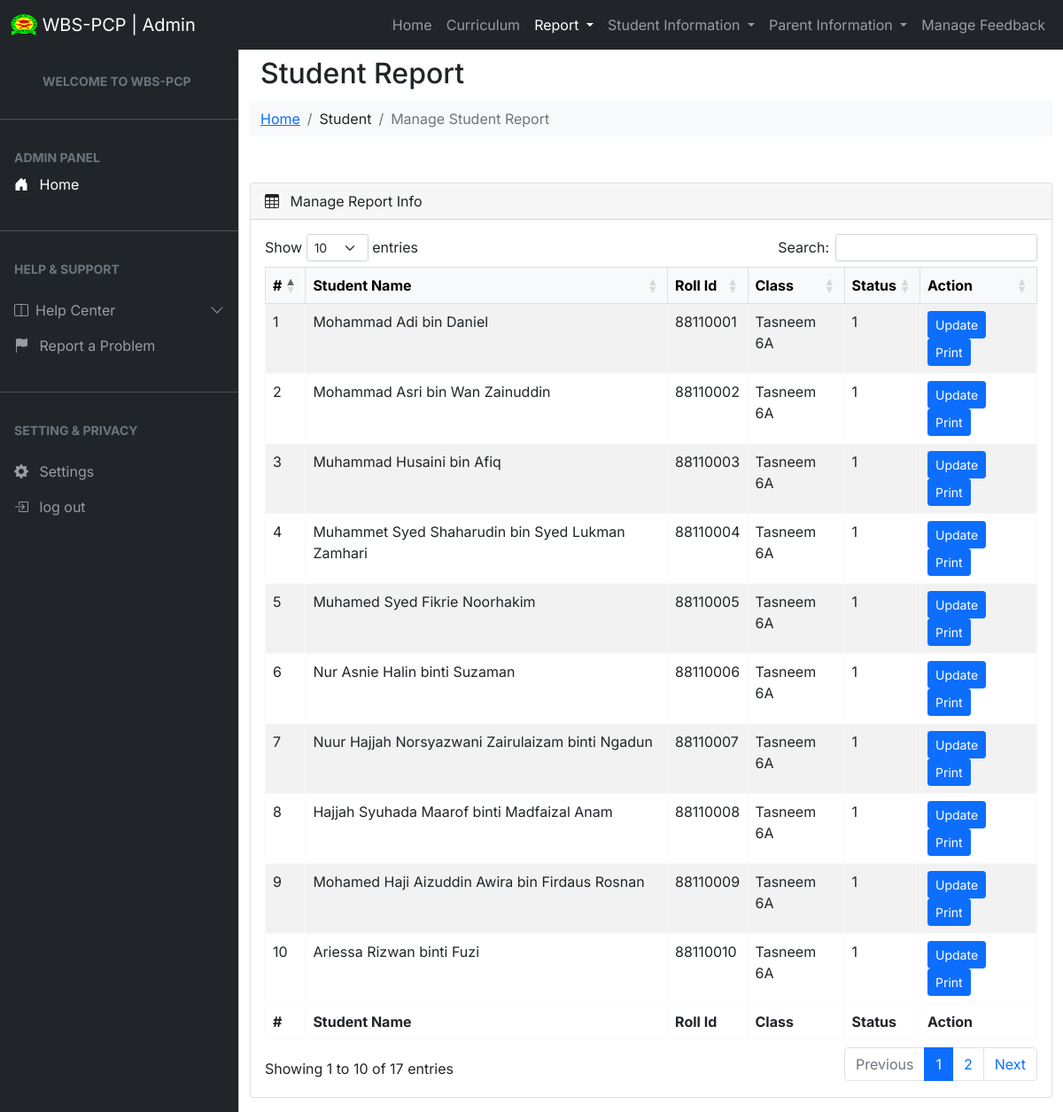
Page /Teacher2/studentReport.php on the committed database.
### tables this page shows
CREATE TABLE `students` (
  `StudentId` int(11) NOT NULL,
  `StudentName` varchar(255) NOT NULL,
  `RollID` varchar(255) NOT NULL,
  `Gender` varchar(255) NOT NULL,
  `Classes` varchar(255) NOT NULL,
  `Status` int(11) NOT NULL,
  `ParentPhone` varchar(255) NOT NULL,
  `AdmissionDate` date NOT NULL,
  `BirthDate` date NOT NULL
);

### Teacher2/studentReport.php (the view, shortened to what this page needs)
<!DOCTYPE html>
<html lang="en">
<head>
    <link href="https://cdn.jsdelivr.net/npm/bootstrap@5.1.3/dist/css/bootstrap.min.css" rel="stylesheet">
    <link rel="stylesheet" href="../css/style.css" />
    <link rel="stylesheet" href="css/lobipanel/lobipanel.min.css" media="screen">
    <link rel="stylesheet" href="https://cdn.jsdelivr.net/npm/bootstrap-icons@1.8.1/font/bootstrap-icons.css">
    <link rel="stylesheet" href="https://cdn.datatables.net/1.11.5/css/dataTables.bootstrap5.min.css">
</head>
<body>
    <?php include('../includes/topbar.php'); ?>
    <?php include('../includes/leftbar.php'); ?>
    <div class="main-content">
        <main class="mt-5 pt-3">
            <div class="container-fluid">
                <div class="container">
                    <div class="row">
                        <div class="row page-title-div">
                            <h2 class="title">Student Report</h2>
                        </div>
                    </div>
                </div>
            </div>
            <div class="container-fluid">
                <div class="bg-light mt-1">
                    <div class="container">
                        <div class="row">
                            <div class="col-12">
                                <nav aria-label="breadcrumb">
                                    <ol class="breadcrumb mb-0 py-2">
                                        <li class="breadcrumb-item"><a href="../Teacher2/home.php">Home</a></li>
                                        <li class="breadcrumb-item" aria-current="page">Student</a></li>
                                        <li class="breadcrumb-item active" aria-current="page">Manage Student Report</li>
                                    </ol>
                                </nav>
                            </div>
                        </div>
                    </div>
                </div>
            </div>
        </main>
        <main class="mt-5 pt-1">
            <div class="container-fluid">
                <div class="row">
                    <div class="col-md-12 mb-3">
                        <div class="card">
                            <div class="card-header">
                                <span><i class="bi bi-table me-2 "></i></span> Manage Report Info
                            </div>
                            <div class="card-body">
                                <div class="table-responsive ">
                                    <table id="example" class="table table-striped data-table table-bordered border-light" style="width: 100%">
                                        <thead class="table-light">
                                            <tr>
                                                <th scope="col">#</th>
                                                <th scope="col">Student Name</th>
                                                <th scope="col">Roll Id</th>
                                                <th scope="col">Class</th>
                                                <th scope="col">Status</th>
                                                <th scope="col">Action</th>
                                            </tr>
                                        </thead>
                                        <tbody>
                                            <?php
                                            require '../includes/database.php';
                                            $sql = "SELECT * FROM students";
                                            $result = $conn->query($sql);
                                            while ($row = $result->fetch_assoc()) {
                                                $StudentId = $row["StudentId"];
                                                echo "<tr>
                                            <td>" . $row["StudentId"] . "</td>
                                            <td>" . $row["StudentName"] . "</td>
                                            <td>" . $row["RollID"] . "</td>
                                            <td>" . $row["Classes"] . "</td>
                                            <td>" . $row["Status"] . "</td>
                                            <td>
                                                <a class='btn btn-primary btn-sm' href='manageStudentInfo.php?stid=$StudentId'>Update</a>
                                                <a class='btn btn-primary btn-sm' href='printReport.php?stid=$StudentId'>Print</a>
                                            </td>
                                            </tr>";
                                            }
                                            ?>
                                        </tbody>
                                        <tfoot>
                                            <tr>
                                                <th scope="col">#</th>
                                                <th scope="col">Student Name</th>
                                                <th scope="col">Roll Id</th>
                                                <th scope="col">Class</th>
                                                <th scope="col">Status</th>
                                                <th scope="col">Action</th>
                                            </tr>
                                        </tfoot>
                                    </table>
                                </div>
                            </div>
                        </div>
                    </div>
                </div>
            </div>
        </main>
    </div>
</body>
</html>

### css/style.css (style rules this page uses)
body, button { font-family: "Inter", sans-serif; }
:root { --offcanvas-width: 270px; --topNavbarHeight: 56px; }
@media (min-width: 992px) { body { overflow: auto !important; } }
@media (min-width: 992px) { main { margin-left: var(--offcanvas-width); } }

### rows in the picture
students: StudentId "1", StudentName "Mohammad Adi bin Daniel", RollID "88110001", Classes "Tasneem 6A", Status "1"
students: StudentId "2", StudentName "Mohammad Asri bin Wan Zainuddin", RollID "88110002", Classes "Tasneem 6A", Status "1"
students: StudentId "3", StudentName "Muhammad Husaini bin Afiq", RollID "88110003", Classes "Tasneem 6A", Status "1"
students: StudentId "4", StudentName "Muhammet Syed Shaharudin bin Syed Lukman Zamhari", RollID "88110004", Classes "Tasneem 6A", Status "1"
students: StudentId "5", StudentName "Muhamed Syed Fikrie Noorhakim", RollID "88110005", Classes "Tasneem 6A", Status "1"
students: StudentId "6", StudentName "Nur Asnie Halin binti Suzaman", RollID "88110006", Classes "Tasneem 6A", Status "1"
students: StudentId "7", StudentName "Nuur Hajjah Norsyazwani Zairulaizam binti Ngadun", RollID "88110007", Classes "Tasneem 6A", Status "1"
students: StudentId "8", StudentName "Hajjah Syuhada Maarof binti Madfaizal Anam", RollID "88110008", Classes "Tasneem 6A", Status "1"
students: StudentId "9", StudentName "Mohamed Haji Aizuddin Awira bin Firdaus Rosnan", RollID "88110009", Classes "Tasneem 6A", Status "1"
students: StudentId "10", StudentName "Ariessa Rizwan binti Fuzi", RollID "88110010", Classes "Tasneem 6A", Status "1"
